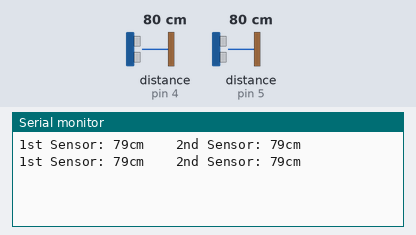
Recording of a sketch running on a simulated Arduino Uno, built with avr-gcc and run on an emulated ATmega328P. Parts: the last lines printed to the serial monitor. Wiring (inferred from the names in the program): 2 × ultrasonic range finder: trigger pin 3, echo pin 4 / trigger pin 6, echo pin 5. The test bench sets the inputs (shaded band); at power-on: distance to the obstacle (sensors on pin 4, pin 5) 80 cm. The echo pulse lasts 58.3 µs per cm.

Above: at 1.8 s.
1.9 s: distance to the obstacle (sensor on pin 4) set to 2 cm
At 2.5 s:
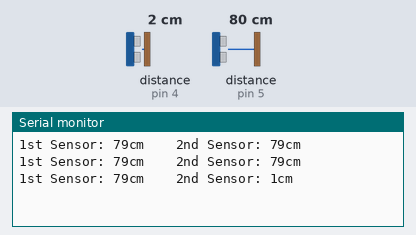
3.4 s: distance to the obstacle (sensor on pin 5) set to 2 cm
At 4.4 s:
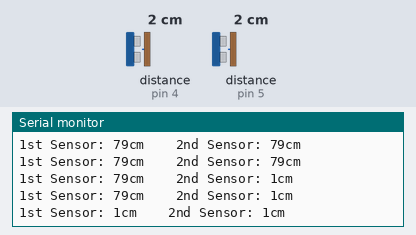
4.9 s: distance to the obstacle (sensor on pin 4) set to 4 cm
At 5.9 s:
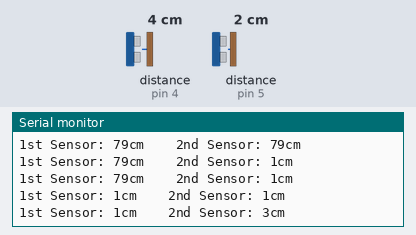
6.4 s: distance to the obstacle (sensor on pin 5) set to 4 cm
At 7.9 s:
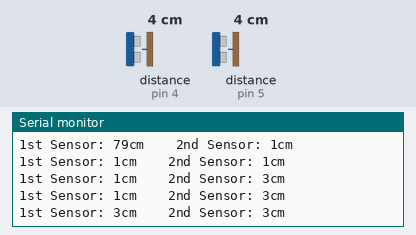
Timing chart, 0 to 8.9 s (numbered marks = the images above; inputs shaded):
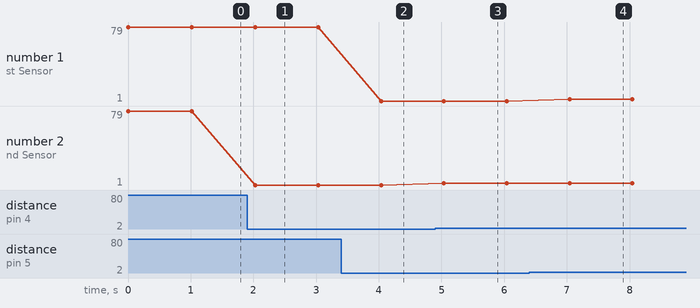

The sketch:

two_distancesensors.ino
```cpp
int trigPin1 = 6;
int echoPin1 = 5;

int trigPin2 = 3;
int echoPin2 = 4;


void setup() {
  Serial.begin (9600);
  pinMode(trigPin1, OUTPUT);
  pinMode(echoPin1, INPUT);

  pinMode(trigPin2, OUTPUT);
  pinMode(echoPin2, INPUT);


}

void firstsensor(){ // This function is for first sensor.
  int duration1, distance1;
  digitalWrite (trigPin1, HIGH);
  delayMicroseconds (10);
  digitalWrite (trigPin1, LOW);
  duration1 = pulseIn (echoPin1, HIGH);
  distance1 = (duration1/2) / 29.1;

      Serial.print("1st Sensor: ");
      Serial.print(distance1);
      Serial.print("cm    ");
}
void secondsensor(){ // This function is for second sensor.
    int duration2, distance2;
    digitalWrite (trigPin2, HIGH);
    delayMicroseconds (10);
    digitalWrite (trigPin2, LOW);
    duration2 = pulseIn (echoPin2, HIGH);
    distance2 = (duration2/2) / 29.1;

      Serial.print("2nd Sensor: ");
      Serial.print(distance2);
      Serial.print("cm    ");

}

void loop() {
Serial.println("\n");
firstsensor();
secondsensor();
delay(1000);
}
```

Measured:
- after the input at 1.9 s, the serial monitor: prints a new line after 0.13 s (image 1)
- after the input at 3.4 s, the serial monitor: prints a new line after 0.64 s (image 2)
- after the input at 4.9 s, the serial monitor: prints a new line after 0.14 s (image 3)
- after the input at 6.4 s, the serial monitor: prints a new line after 0.64 s (image 4)
- plotted number 2: 1 → 3 after the input at 4.9 s
